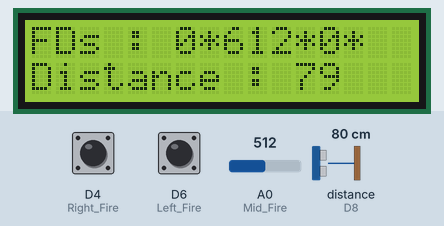
This sketch was run on a simulated ESP8266 (NodeMCU). Parts: 16×2 character LCD. Wiring (inferred from the names in the program): ultrasonic range finder: trigger D7; echo D8. The inputs (shaded band) are chosen by the test bench; at power-on: distance to the obstacle (sensor on D8) 80 cm, A0 (Mid_Fire) = 512, D4 (Right_Fire) HIGH, D6 (Left_Fire) HIGH. The echo pulse lasts 58.3 µs per cm; WiFi joins after 1.5 s; servers stay silent unless stated; no MQTT or app messages arrive unless stated; what the sketch prints to the serial monitor is not drawn.

Above: at 4.2 s.
4.3 s: distance to the obstacle (sensor on D8) set to 2 cm
At 15.9 s:
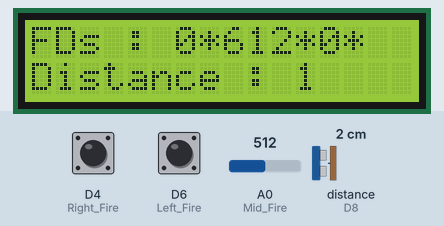
16.2 s: A0 (Mid_Fire) set to 716
At 26.6 s:
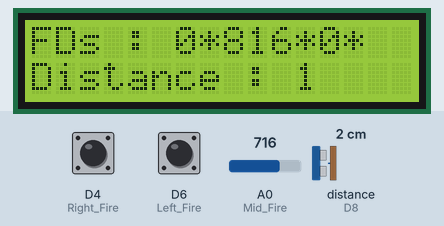
27.2 s: distance to the obstacle (sensor on D8) set to 4 cm
At 37.3 s:
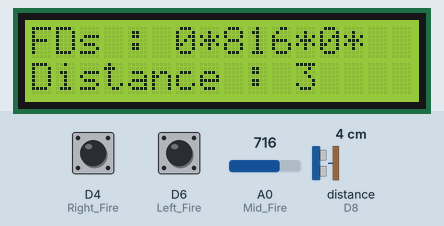
38.2 s: A0 (Mid_Fire) set to 900
At 49.0 s:
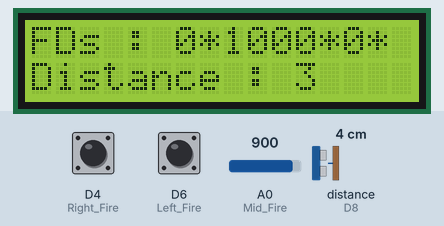
49.3 s: distance to the obstacle (sensor on D8) set to 9 cm
At 59.9 s:
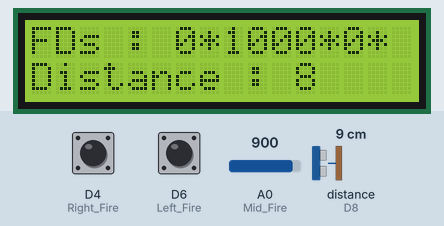
60.3 s: A0 (Mid_Fire) set to 1023
At 70.6 s:
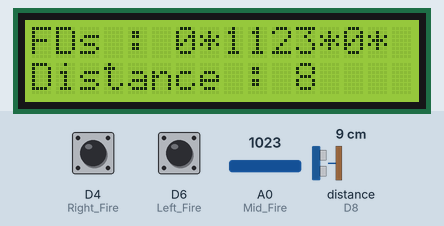
Timing chart, 0 to 72.1 s (numbered marks = the images above; inputs shaded):
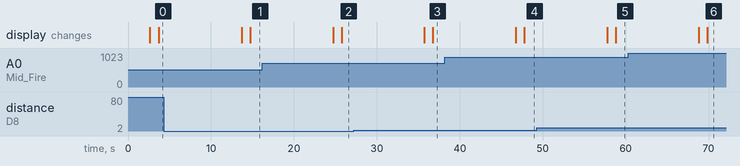

The sketch:

Project_node.ino
```cpp
#include<ESP8266WiFi.h>
#include <NTPClient.h>
#include <WiFiUdp.h>
#include <LiquidCrystal_I2C.h>
#include <Wire.h>
#include "Adafruit_MQTT.h"
#include "Adafruit_MQTT_Client.h"
/************************* WiFi Access Point *********************************/
#define WLAN_SSID       "Your wifi name"
#define WLAN_PASS       "wifi password"
/************************* Adafruit.io Setup *********************************/
#define AIO_SERVER      "io.adafruit.com"
#define AIO_SERVERPORT  1883                   // use 8883 for SSL
#define AIO_USERNAME    "username"
#define AIO_KEY         "your key"
/**************************PINS Setup ********************************************/

int Left_Fire = D6 ;
int Mid_Fire = A0 ;
int Right_Fire = D4 ;

LiquidCrystal_I2C lcd(0x27, 16, 2);
int SCL_pin1 = 5;
int SDA_pin1 = 4;

int fireleft;
int firemid;
int fireright;
int fire1;
int fire2;
int fire3;
int duration2;
int distanceCm2;
//define sound velocity in cm/uS
#define SOUND_VELOCITY 0.034
#define CM_TO_INCH 0.393701

const int trigPin2 = D7;
const int echoPin2 = D8;

WiFiUDP udp;
NTPClient timeClient(udp,"time.nist.gov",7200);
/************ Global State (you don't need to change this!) ******************/

// Create an ESP8266 WiFiClient class to connect to the MQTT server.
WiFiClient client;
// or... use WiFiFlientSecure for SSL
//WiFiClientSecure client;
// Setup the MQTT client class by passing in the WiFi client and MQTT server and login details.
Adafruit_MQTT_Client mqtt(&client, AIO_SERVER, AIO_SERVERPORT, AIO_USERNAME, AIO_KEY);

/****************************** Feeds ***************************************/

// Setup a feed called 'photocell' for publishing.
// Notice MQTT paths for AIO follow the form: <username>/feeds/<feedname>

Adafruit_MQTT_Publish firel = Adafruit_MQTT_Publish(&mqtt, AIO_USERNAME "/feeds/firel");
Adafruit_MQTT_Publish firem = Adafruit_MQTT_Publish(&mqtt, AIO_USERNAME "/feeds/firem");
Adafruit_MQTT_Publish firer = Adafruit_MQTT_Publish(&mqtt, AIO_USERNAME "/feeds/firer");
Adafruit_MQTT_Publish distance = Adafruit_MQTT_Publish(&mqtt, AIO_USERNAME "/feeds/distance");
/*************************** Sketch Code ************************************/

// Bug workaround for Arduino 1.6.6, it seems to need a function declaration
// for some reason (only affects ESP8266, likely an arduino-builder bug).
void MQTT_connect();
void setup() {
  Serial.begin(115200);

  pinMode(Left_Fire, INPUT);  // declare Left_Fire sensor as input
  pinMode(Mid_Fire, INPUT);  // declare Mid_Fire sensor as input
  pinMode(Right_Fire, INPUT);  // declare Right_Fire sensor as input
  pinMode(trigPin2, OUTPUT); // Sets the trigPin as an Output
  pinMode(echoPin2, INPUT); // Sets the echoPin as an Input

  pinMode(SCL_pin1, OUTPUT);
  pinMode(SDA_pin1, OUTPUT);
  digitalWrite(SDA_pin1,LOW);
  digitalWrite(SCL_pin1, LOW);
  Wire.begin(SDA_pin1 ,SCL_pin1);
  // initialize LCD
  lcd.init();
  // turn on LCD backlight
  lcd.backlight();
  lcd.clear();
  // set cursor to first column, first row
  lcd.setCursor(0, 0);
  lcd.print("> Fire Fighter <");
  // set cursor to first column, second row
  lcd.setCursor(0,1);
  lcd.print(" Robot  Project ");


  Serial.println(F("Adafruit MQTT demo"));
  // Connect to WiFi access point.
  Serial.println(); Serial.println();
  Serial.print("Connecting to ");
  Serial.println(WLAN_SSID);
  WiFi.begin(WLAN_SSID, WLAN_PASS);
  while (WiFi.status() != WL_CONNECTED) {
    delay(500);
    Serial.print(".");
  }
  Serial.println();
  Serial.println("WiFi connected");
  Serial.println("IP address: ");
  Serial.println(WiFi.localIP());
  timeClient.begin();
  delay(1000);

  lcd.clear();

}
uint32_t x=0;
void loop() {

  // Ensure the connection to the MQTT server is alive (this will make the first
  // connection and automatically reconnect when disconnected).  See the MQTT_connect
  // function definition further below.
  MQTT_connect();

//**************Sensors*******************
fireleft = digitalRead(Left_Fire);
firemid = analogRead(Mid_Fire);
fireright = digitalRead(Right_Fire);

//Second Ultrasonic
// Clears the trigPin
  digitalWrite(trigPin2, LOW);
  delayMicroseconds(2);
  // Sets the trigPin on HIGH state for 10 micro seconds
  digitalWrite(trigPin2, HIGH);
  delayMicroseconds(10);
  digitalWrite(trigPin2, LOW);

  // Reads the echoPin, returns the sound wave travel time in microseconds
  duration2 = pulseIn(echoPin2, HIGH);
  // Calculate the distance
  distanceCm2 = duration2 * SOUND_VELOCITY/2;

  // Prints the distance on the Serial Monitor
  Serial.print("Distance2 (cm): ");
  Serial.println(distanceCm2);
  delay(1000);

  if(fireleft == 0 ){
    fire1 = 181;
    }
  if(fireright == 0){
    fire3 = 179 ;
    }
  else{
    fire1 = 0 ;
    fire3 = 0 ;
  }
  fire2 = firemid+100;
  Serial.print(fire1);
  Serial.print(fire2);
  Serial.print(fire3);

  lcd.setCursor(0, 0);
  lcd.print("FDs : ");
  lcd.print(fire1);
  lcd.print("*");
  lcd.print(fire2);
  lcd.print("*");
  lcd.print(fire3);
  lcd.print("*");
  lcd.setCursor(0, 1);
  lcd.print("Distance : ");
  lcd.print(distanceCm2);

  firel.publish(int(fire1));
  firem.publish(int(fire2));
  firer.publish(int(fire3));
  distance.publish(int(distanceCm2));
  delay(10000);
  lcd.clear();

}

// Function to connect and reconnect as necessary to the MQTT server.
// Should be called in the loop function and it will take care if connecting.
void MQTT_connect() {
  int8_t ret;
  // Stop if already connected.
  if (mqtt.connected()) {
    return;
  }
  Serial.print("Connecting to MQTT... ");
  uint8_t retries = 3;
  while ((ret = mqtt.connect()) != 0) { // connect will return 0 for connected
       Serial.println(mqtt.connectErrorString(ret));
       Serial.println("Retrying MQTT connection in 5 seconds...");
       mqtt.disconnect();
       delay(5000);  // wait 5 seconds
       retries--;
       if (retries == 0) {
         // basically die and wait for WDT to reset me
         while (1);
       }
  }
  Serial.println("MQTT Connected!");
}
```

Measured:
- after the input at 4.3 s, the display: first differs from a run without the input after 10.4 s (image 1)
- after the input at 16.2 s, the display: first differs from a run without the input after 9.5 s (image 2)
- after the input at 27.2 s, the display: first differs from a run without the input after 9.6 s (image 3)
- after the input at 38.2 s, the display: first differs from a run without the input after 9.6 s (image 4)
- after the input at 49.3 s, the display: first differs from a run without the input after 9.5 s (image 5)
- after the input at 60.3 s, the display: first differs from a run without the input after 9.6 s (image 6)
